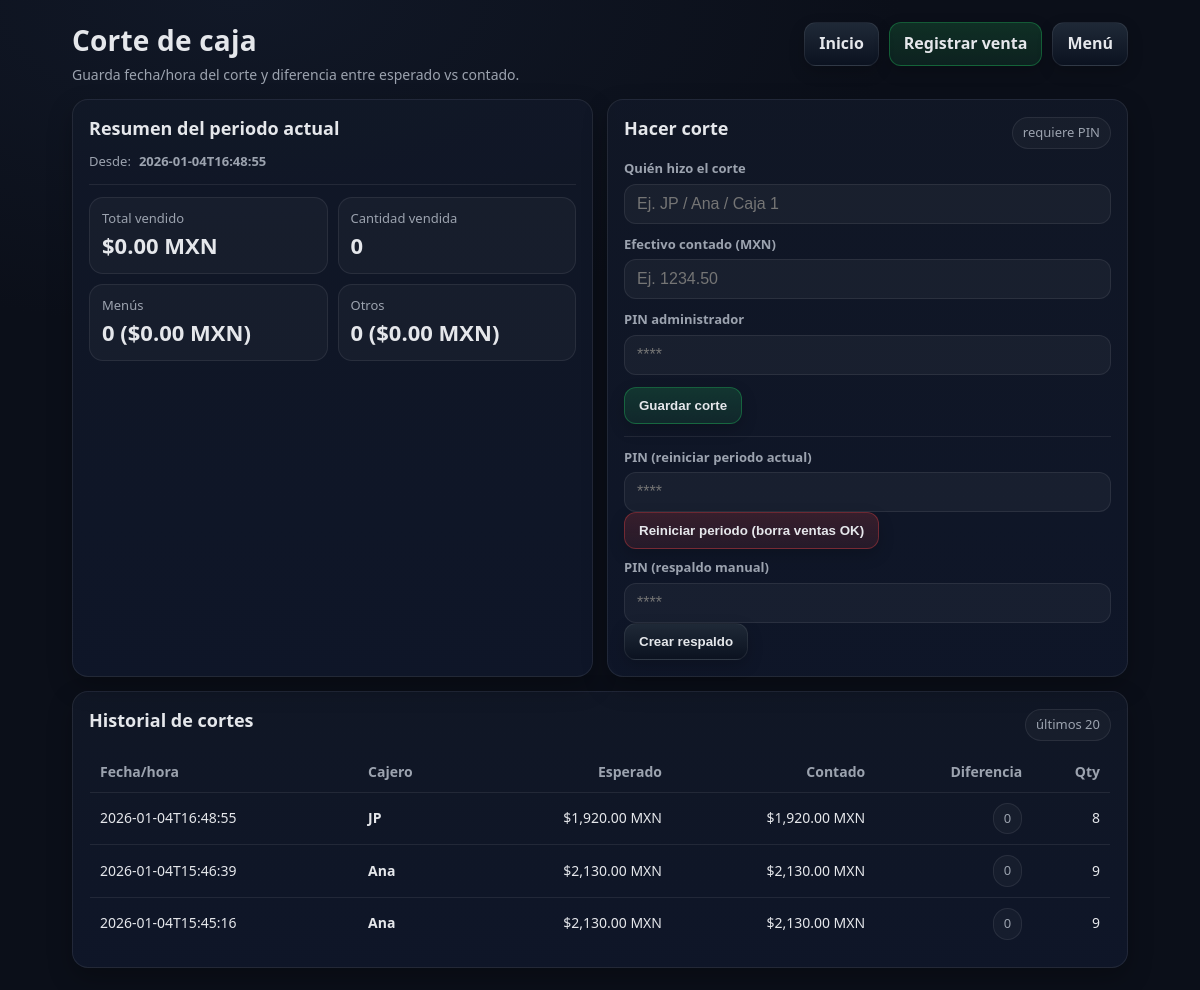
The app's page /sales with its own data.
### tables this page shows
CREATE TABLE cuts (
        id INTEGER PRIMARY KEY AUTOINCREMENT,
        cut_at TEXT NOT NULL,
        cashier TEXT NOT NULL,
        expected_cents INTEGER NOT NULL,
        counted_cents INTEGER NOT NULL,
        diff_cents INTEGER NOT NULL,
        total_qty INTEGER NOT NULL,
        menu_qty INTEGER NOT NULL,
        menu_cents INTEGER NOT NULL,
        other_qty INTEGER NOT NULL,
        other_cents INTEGER NOT NULL
    );

### app.py (the view)
@app.route("/sales")
def sales():
    conn = db()
    lc = last_cut_at(conn)
    totals = totals_since(conn, lc)
    cur = conn.cursor()
    cur.execute("SELECT * FROM cuts ORDER BY id DESC LIMIT 20")
    cuts = cur.fetchall()
    conn.close()
    return render_template("sales.html", last_cut=lc, totals=totals, cuts=cuts)

### app.py (called while the page is built)
def db():
    conn = sqlite3.connect(DB_PATH)
    conn.row_factory = sqlite3.Row
    return conn

@app.template_filter("pesos")
def pesos(cents: int):
    return f"${int(cents)/100:,.2f} MXN"

def last_cut_at(conn) -> str:
    cur = conn.cursor()
    cur.execute("SELECT cut_at FROM cuts ORDER BY id DESC LIMIT 1")
    r = cur.fetchone()
    return r["cut_at"] if r else "1970-01-01T00:00:00"

### templates/sales.html (shortened to what this page needs)
<!doctype html>
<html lang="es">
<head>
  <link rel="stylesheet" href="{{ url_for('static', filename='style.css') }}">
</head>
<body>
  <div class="container">
    <div class="header">
      <div>
        <h1 class="h-title">Corte de caja</h1>
        <p class="h-sub">Guarda fecha/hora del corte y diferencia entre esperado vs contado.</p>
      </div>
      <div class="nav">
        <a class="btn" href="{{ url_for('index') }}">Inicio</a>
        <a class="btn primary" href="{{ url_for('new_order') }}">Registrar venta</a>
        <a class="btn" href="{{ url_for('menu') }}">Menú</a>
      </div>
    </div>
    <div class="grid two">
      <div class="card">
        <h2>Resumen del periodo actual</h2>
        <div class="badge">Desde: <b>{{ last_cut }}</b></div>
        <div class="hr"></div>
        <div class="kpis">
          <div class="kpi">
            <div class="label">Total vendido</div>
            <div class="value">{{ totals.total_cents|pesos }}</div>
          </div>
          <div class="kpi">
            <div class="label">Cantidad vendida</div>
            <div class="value">{{ totals.total_qty }}</div>
          </div>
          <div class="kpi">
            <div class="label">Menús</div>
            <div class="value">{{ totals.menu_qty }} ({{ totals.menu_cents|pesos }})</div>
          </div>
          <div class="kpi">
            <div class="label">Otros</div>
            <div class="value">{{ totals.other_qty }} ({{ totals.other_cents|pesos }})</div>
          </div>
        </div>
      </div>
      <div class="card">
        <div class="section-title">
          <h2>Hacer corte</h2>
          <span class="pill">requiere PIN</span>
        </div>
        <form class="form" method="post" action="{{ url_for('make_cut') }}">
          <div class="field">
            <label>Quién hizo el corte</label>
            <input name="cashier" placeholder="Ej. JP / Ana / Caja 1" required>
          </div>
          <div class="field">
            <label>Efectivo contado (MXN)</label>
            <input name="counted" placeholder="Ej. 1234.50" required>
          </div>
          <div class="field">
            <label>PIN administrador</label>
            <input name="pin" type="password" placeholder="****" required>
          </div>
          <div class="nav">
            <button class="btn primary" type="submit">Guardar corte</button>
          </div>
        </form>
        <div class="hr"></div>
        <div class="grid" style="gap:10px;">
          <form method="post" action="{{ url_for('reset_period') }}">
            <div class="field">
              <label>PIN (reiniciar periodo actual)</label>
              <input name="pin" type="password" placeholder="****" required>
            </div>
            <button class="btn danger" type="submit">Reiniciar periodo (borra ventas OK)</button>
          </form>
          <form method="post" action="{{ url_for('manual_backup') }}">
            <div class="field">
              <label>PIN (respaldo manual)</label>
              <input name="pin" type="password" placeholder="****" required>
            </div>
            <button class="btn" type="submit">Crear respaldo</button>
          </form>
        </div>
      </div>
    </div>
    <div class="card" style="margin-top:14px;">
      <div class="section-title">
        <h2>Historial de cortes</h2>
        <span class="pill">últimos 20</span>
      </div>
      <table class="table">
        <thead>
          <tr>
            <th>Fecha/hora</th>
            <th>Cajero</th>
            <th style="text-align:right;">Esperado</th>
            <th style="text-align:right;">Contado</th>
            <th style="text-align:right;">Diferencia</th>
            <th style="text-align:right;">Qty</th>
          </tr>
        </thead>
        <tbody>
          {% for c in cuts %}
          <tr>
            <td>{{ c.cut_at }}</td>
            <td><b>{{ c.cashier }}</b></td>
            <td style="text-align:right;">{{ c.expected_cents|pesos }}</td>
            <td style="text-align:right;">{{ c.counted_cents|pesos }}</td>
            <td style="text-align:right;">
              {% if c.diff_cents < 0 %}
                <span class="pill" style="border-color:rgba(239,68,68,.35);">-{{ (-c.diff_cents)|pesos }}</span>
              {% elif c.diff_cents > 0 %}
                <span class="pill" style="border-color:rgba(34,197,94,.35);">+{{ c.diff_cents|pesos }}</span>
              {% else %}
                <span class="pill">0</span>
              {% endif %}
            </td>
            <td style="text-align:right;">{{ c.total_qty }}</td>
          </tr>
          {% else %}
          <tr><td colspan="6" class="muted">Aún no hay cortes guardados.</td></tr>
          {% endfor %}
        </tbody>
      </table>
    </div>
  </div>
</body>
</html>

### static/style.css (style rules this page uses)
:root { --bg:#0b0f19; --card:#111827; --card2:#0f172a; --text:#e5e7eb; --muted:#9ca3af; --line:rgba(255,255,255,.08); --accent:#22c55e; --danger:#ef4444; --warn:#f59e0b; --btn:#1f2937; --btn2:#0b1220; --shadow: 0 10px 25px rgba(0,0,0,.25); --radius: 16px; }
* { box-sizing:border-box; }
html,body { height:100%; }
body { margin:0; font-family: ui-sans-serif, system-ui, -apple-system, Segoe UI, Roboto, Arial, "Noto Sans", "Helvetica Neue", sans-serif; background: radial-gradient(1200px 600px at 20% 0%, #111827 0%, var(--bg) 55%); color: var(--text); line-height:1.35; }
a { color:inherit; text-decoration:none; }
.container { max-width: 1100px; margin: 0 auto; padding: 22px; }
.header { display:flex; align-items:flex-start; justify-content:space-between; gap:16px; margin-bottom: 14px; }
.h-title { font-size: 28px; font-weight: 800; letter-spacing: .2px; margin:0; }
.h-sub { margin:6px 0 0; color: var(--muted); font-size: 14px; }
.nav { display:flex; flex-wrap:wrap; gap:10px; }
.btn { display:inline-flex; align-items:center; justify-content:center; gap:8px; border: 1px solid var(--line); background: linear-gradient(180deg, var(--btn) 0%, var(--btn2) 100%); color: var(--text); padding: 10px 14px; border-radius: 12px; cursor:pointer; user-select:none; box-shadow: 0 6px 16px rgba(0,0,0,.18); font-weight: 700; }
.btn.primary { border-color: rgba(34,197,94,.35); background: linear-gradient(180deg, rgba(34,197,94,.18) 0%, rgba(34,197,94,.10) 100%); }
.btn.danger { border-color: rgba(239,68,68,.35); background: linear-gradient(180deg, rgba(239,68,68,.18) 0%, rgba(239,68,68,.10) 100%); }
.grid { display:grid; grid-template-columns: 1fr; gap: 14px; }
@media (min-width: 900px) { .grid.two { grid-template-columns: 1fr 1fr; } }
.card { background: linear-gradient(180deg, rgba(17,24,39,.9) 0%, rgba(15,23,42,.9) 100%); border: 1px solid var(--line); border-radius: var(--radius); box-shadow: var(--shadow); padding: 16px; }
.card h2 { margin:0 0 10px; font-size: 18px; }
.badge { display:inline-flex; align-items:center; gap:8px; font-size: 13px; color: var(--muted); }
.kpis { display:grid; grid-template-columns: 1fr 1fr; gap: 10px; }
.kpi { padding: 12px; border-radius: 14px; border:1px solid var(--line); background: rgba(255,255,255,.03); }
.kpi .label { color: var(--muted); font-size: 13px; }
.kpi .value { font-size: 22px; font-weight: 900; margin-top: 4px; }
.table { width:100%; border-collapse: collapse; overflow:hidden; border-radius: 14px; border: 1px solid var(--line); }
.table th, .table td { padding: 10px 10px; border-bottom: 1px solid var(--line); text-align:left; font-size: 14px; }
.table th { color: var(--muted); font-weight: 800; }
.table tr:last-child td { border-bottom: none; }
.section-title { display:flex; align-items:center; justify-content:space-between; gap:10px; margin-bottom: 10px; }
.form { display:flex; flex-direction:column; gap:12px; }
.field { display:flex; flex-direction:column; gap:6px; }
label { color: var(--muted); font-size: 13px; font-weight: 700; }
input, select, textarea { background: rgba(255,255,255,.04); border: 1px solid var(--line); color: var(--text); padding: 10px 12px; border-radius: 12px; outline:none; font-size: 16px; }
.pill { display:inline-flex; align-items:center; padding: 6px 10px; border-radius: 999px; border: 1px solid var(--line); background: rgba(255,255,255,.03); font-size: 13px; color: var(--muted); }
.hr { height:1px; background: var(--line); margin: 12px 0; }

### records on screen
cuts: cut_at "2026-01-04T16:48:55", cashier "JP", expected_cents|pesos "$1,920.00 MXN", counted_cents|pesos "$1,920.00 MXN", diff_cents "0", total_qty "8"
cuts: cut_at "2026-01-04T15:46:39", cashier "Ana", expected_cents|pesos "$2,130.00 MXN", counted_cents|pesos "$2,130.00 MXN", diff_cents "0", total_qty "9"
cuts: cut_at "2026-01-04T15:45:16", cashier "Ana", expected_cents|pesos "$2,130.00 MXN", counted_cents|pesos "$2,130.00 MXN", diff_cents "0", total_qty "9"

### other values on screen
{{ totals.total_cents|pesos }} "$0.00 MXN"
{{ totals.total_qty }} "0"
{{ totals.menu_qty }} "0"
{{ totals.menu_cents|pesos }} "$0.00 MXN"
{{ totals.other_qty }} "0"
{{ totals.other_cents|pesos }} "$0.00 MXN"
